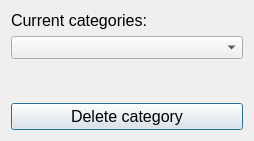
<?xml version="1.0" encoding="UTF-8"?>
<ui version="4.0">
 <class>Dialog</class>
 <widget class="QDialog" name="Dialog">
  <property name="geometry">
   <rect>
    <x>0</x>
    <y>0</y>
    <width>254</width>
    <height>141</height>
   </rect>
  </property>
  <property name="windowTitle">
   <string>Vaultary - category delete</string>
  </property>
  <layout class="QVBoxLayout" name="verticalLayout_2">
   <item>
    <layout class="QVBoxLayout" name="verticalLayout">
     <item>
      <widget class="QLabel" name="categories_label">
       <property name="font">
        <font>
         <pointsize>12</pointsize>
        </font>
       </property>
       <property name="text">
        <string>Current categories:</string>
       </property>
      </widget>
     </item>
     <item>
      <widget class="QComboBox" name="current_categories_comboBox">
       <property name="font">
        <font>
         <pointsize>10</pointsize>
        </font>
       </property>
       <item>
        <property name="text">
         <string/>
        </property>
       </item>
      </widget>
     </item>
    </layout>
   </item>
   <item>
    <layout class="QVBoxLayout" name="verticalLayout_6">
     <item>
      <widget class="QLabel" name="error_label">
       <property name="font">
        <font>
         <pointsize>10</pointsize>
        </font>
       </property>
       <property name="text">
        <string/>
       </property>
       <property name="wordWrap">
        <bool>true</bool>
       </property>
      </widget>
     </item>
    </layout>
   </item>
   <item>
    <layout class="QVBoxLayout" name="verticalLayout_4">
     <item>
      <widget class="QPushButton" name="delete_pushButton">
       <property name="font">
        <font>
         <pointsize>12</pointsize>
        </font>
       </property>
       <property name="text">
        <string>Delete category</string>
       </property>
      </widget>
     </item>
    </layout>
   </item>
  </layout>
 </widget>
 <resources/>
 <connections/>
</ui>
